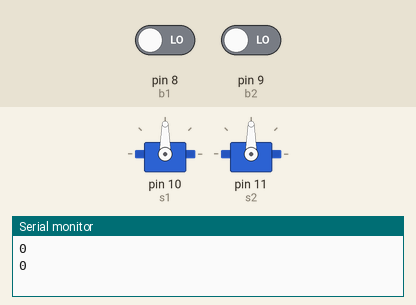
A sketch run on a simulated Arduino Uno, built with avr-gcc and run on an emulated ATmega328P. Shown: 2 × servo, the last lines printed to the serial monitor. The inputs (shaded band) are chosen by the test bench; at power-on: pin 8 (b1) LOW, pin 9 (b2) LOW.

Above: at 1.8 s.
1.9 s: pin 8 (b1) driven HIGH
At 2.6 s:
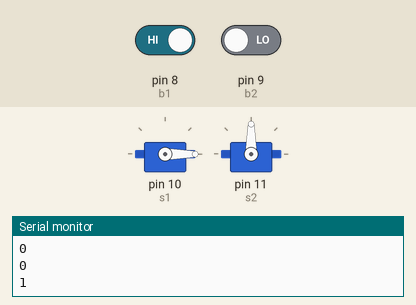
3.5 s: pin 9 (b2) driven HIGH
At 6.0 s:
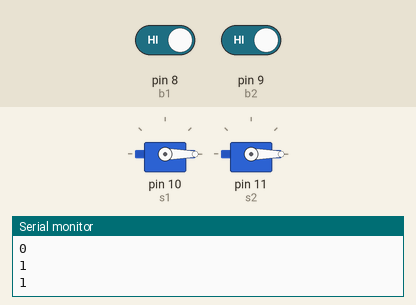
6.5 s: pin 8 (b1) driven LOW
At 10.2 s:
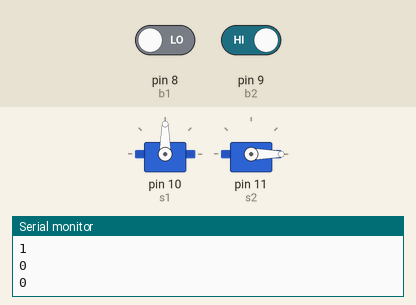
10.5 s: pin 9 (b2) driven LOW
At 11.5 s:
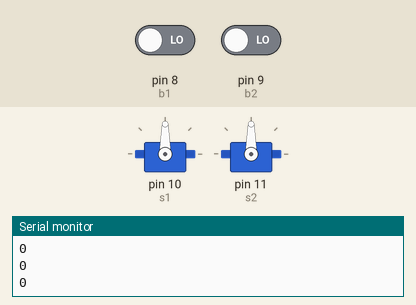
Timing chart, 0 to 13.0 s (numbered marks = the images above; inputs shaded):
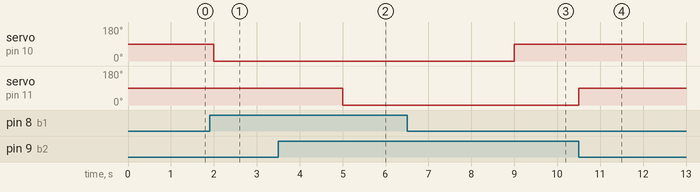

The sketch:

servo.ino
```cpp
#include <Servo.h>
Servo s1;
Servo s2;
int led = 13;
int b1 = 8;
int b2 = 9;
void setup() {
  Serial.begin(9600);
  pinMode(b1, INPUT);
  pinMode(b2, INPUT);
  s1.attach(10);
  s2.attach(11);
}

void loop() {
  Serial.println(digitalRead(b1));
  if (digitalRead(b1)==1) {
s1.write(0);
delay(3000);
  }
  else{
s1 .write(90);
delay(500);
  }
  if (digitalRead(b2)==1) {
s2.write(0);
delay(500);
  }
  else{
s2 .write(90);
delay(500);
  }

}
```

Measured:
- after the input at 1.9 s, servo on pin 10 (s1): 90° → 0° after 0.10 s
- after the input at 3.5 s, servo on pin 11 (s2): 90° → 0° after 1.5 s
- after the input at 6.5 s, servo on pin 10 (s1): 0° → 90° after 2.5 s
- after the input at 10.5 s, servo on pin 11 (s2): 0° → 90° at once
